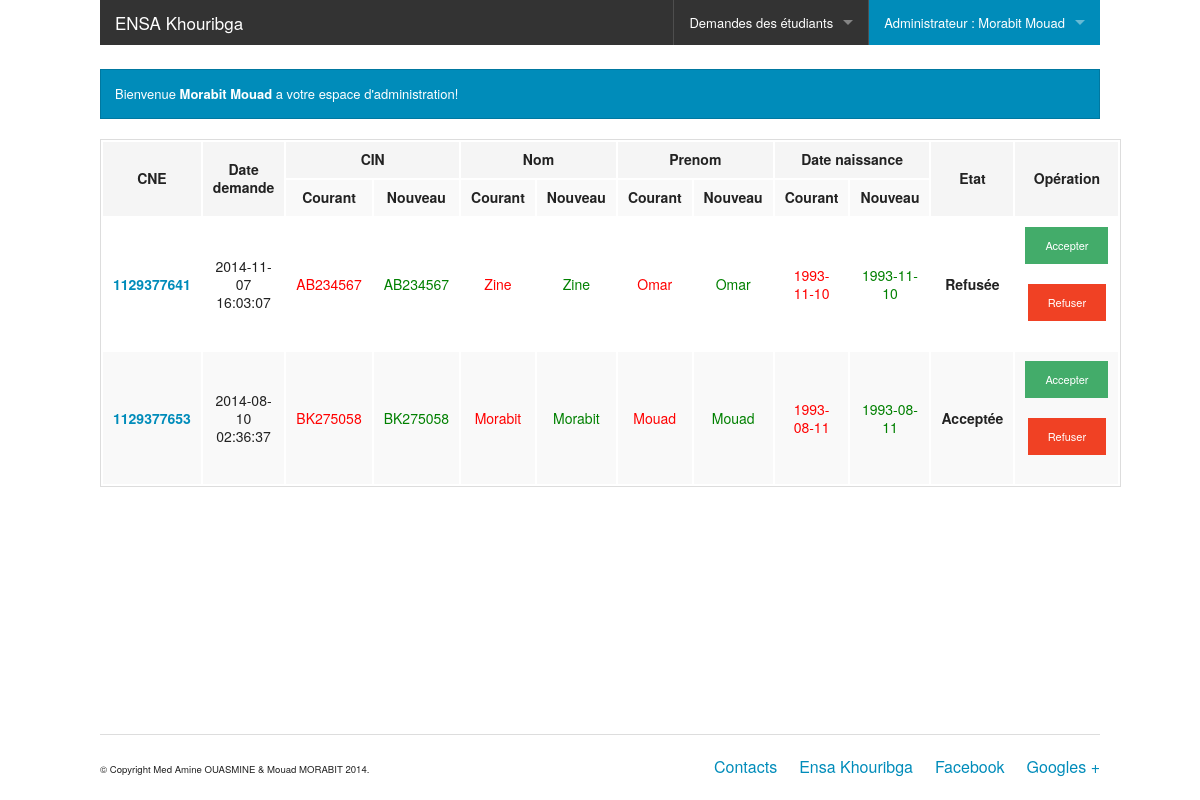
Page /?page=espace_validation_corrections (signed in) on the earlier database version.
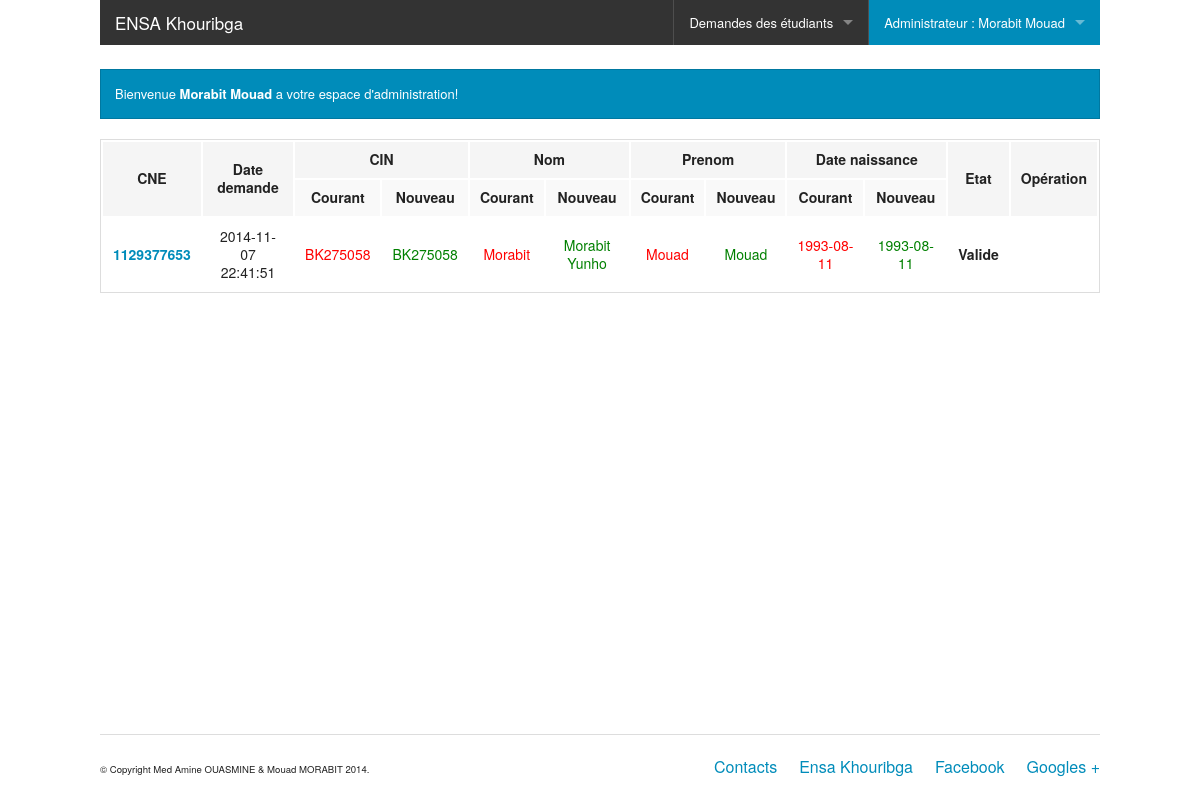
Same page on the later database version.
### tables this page shows
CREATE TABLE IF NOT EXISTS `etudiant` (
  `CNE` varchar(10) NOT NULL,
  `CIN` varchar(10) NOT NULL,
  `nom` varchar(50) NOT NULL,
  `prenom` varchar(50) NOT NULL,
  `date_naissance` date NOT NULL,
  `id_fil` varchar(4) NOT NULL,
  PRIMARY KEY (`CNE`),
  UNIQUE KEY `CIN` (`CIN`),
  KEY `id_fil` (`id_fil`)
);

CREATE TABLE IF NOT EXISTS `correction` (
  `id` int(11) NOT NULL AUTO_INCREMENT,
  `date_demandec` datetime NOT NULL,
  `cin` varchar(10) NOT NULL,
  `nom` varchar(50) NOT NULL,
  `prenom` varchar(50) NOT NULL,
  `date_naissance` date NOT NULL,
  `email` varchar(200) NOT NULL,
  `cne` varchar(10) NOT NULL,
  `etat` enum('Attente','Valide','Refus') NOT NULL DEFAULT 'Attente',
  PRIMARY KEY (`id`),
  KEY `cne` (`cne`)
);

### Metier/Database.class.php (called while the page is built)
<?php
class Database
{
	private static $bdd;
	public static function getConnection()
	{
		if(isset($bdd))
		{
			return self::$bdd;
		}
		else
		{
			try{
			self::$bdd = new PDO('mysql:host=localhost;dbname=demande_scolarite','root','');
			return self::$bdd;
			}
			catch(Exception $e)
			{
				die('Erreur base de donnee : '.$e->getMessage());
				return null;
			}
		}
	}
}
?>

### Metier/CorrectionManager.class.php (called while the page is built, shortened)
<?php
require_once('Database.class.php');
require_once('Correction.class.php');
require_once('EtudiantManager.class.php');
class CorrectionManager
{
	public static function readAll()
	{
			$rep =Database::getConnection()->query('select * from correction order by date_demandec desc');
			$corrections=array();
			while($donnes=$rep->fetch())
			{
				$corrections[]=new Correction($donnes['id'],$donnes['date_demandec'],$donnes['cin'],$donnes['nom'],$donnes['prenom'],$donnes['date_naissance'],$donnes['email'],$donnes['etat'],EtudiantManager::getById($donnes['cne']));
			}
			return $corrections;
	}
}
?>

### Metier/EtudiantManager.class.php (called while the page is built, shortened)
<?php
require_once('Etudiant.class.php');
require_once('Database.class.php');
require_once('FiliereManager.class.php');
class EtudiantManager
{
	public static function getById($cne)
		{
			$rep =Database::getConnection()->query('select * from etudiant where cne='.$cne);
			if($donnes=$rep->fetch())
			{
				$filiere = FiliereManager::getById($donnes['id_fil']);
				$etudiant = new Etudiant($donnes['nom'],$donnes['prenom'],$donnes['CNE'],$donnes['CIN'],$donnes['date_naissance'],$filiere);
				return $etudiant;
			}
			else
			{
				return null;
			}
		}
}
?>

### Metier/FiliereManager.class.php (called while the page is built, shortened)
<?php
require_once('Database.class.php');
class FiliereManager
{
	public static function getById($filiere)
		{
			$rep =Database::getConnection()->query('select * from filiere where id=\''.$filiere.'\'');
			if($donnes=$rep->fetch())
			{
				$filiere = new Filiere($donnes['id'],$donnes['libelle']);
				return $filiere;
			}
			else
			{
				return null;
			}
		}
}
?>

### Metier/Correction.class.php (called while the page is built, shortened)
<?php
require_once('Etudiant.class.php');
class Correction
{
	private $date_correction;
	private $cin;
	private $nom;
	private $prenom;
	private $date_naissance;
	private $etat;
	private $etudiant;
		public function __construct($id,$date_correction,$cin,$nom,$prenom,$date_naissance,$email,$etat,Etudiant $etudiant)
		{
			$this->date_correction= $date_correction;
			$this->cin =$cin;
			$this->nom = $nom;
			$this->prenom =$prenom;;
			$this->date_naissance = $date_naissance;
			$this->etat = $etat;
			$this->etudiant = $etudiant;
		}
		public function getDate_Correction()
		{
			return $this->date_correction;
		}
		public function getCin()
		{
			return $this->cin;
		}
		public function getDate_naissance()
		{
			return $this->date_naissance;
		}
		public function getNom()
		{
			return $this->nom;
		}
		public function getPrenom()
		{
			return $this->prenom;
		}
		public function getEtat()
		{
			return $this->etat;
		}
		public function getEtudiant()
		{
			return $this->etudiant;
		}
}
?>

### Metier/Etudiant.class.php (called while the page is built, shortened)
<?php
	require_once('Personne.class.php');
	require_once('Database.class.php');
	class Etudiant extends Personne
	{
		private $cne;
		private $cin;
		private $date_naissance;
		function __construct($nom,$prenom,$cne,$cin,$date_naissance,$filiere)
		{
			$this->cne = $cne;
			$this->cin = $cin;
			$this->date_naissance = $date_naissance;
		}
		public function getCne()
		{
			return $this->cne;
		}
		public function getCin()
		{
			return $this->cin;
		}
		public function getDate_naissance()
		{
			return $this->date_naissance;
		}
	}
?>

### Metier/Personne.class.php (called while the page is built, shortened)
<?php
abstract class Personne
{
	private $nom;
	private $prenom;
	public function __construct($nom,$prenom)
	{
	$this->nom=$nom;
	$this->prenom=$prenom;
	}
	public function getNom()
	{
		return $this->nom;
	}
	public function getPrenom()
	{
		return $this->prenom;
	}
}
?>

### Pages/espace_validation_corrections.php (the view, shortened to what this page needs)
<?php
require_once('Metier/CorrectionManager.class.php');
if(isset($_SESSION['login']))
{
?>
	<div class="row"><br></div>
	<div data-alert class="alert-box">
	  Bienvenue <strong><?php echo htmlspecialchars($_SESSION['nom'].' '.$_SESSION['prenom']);?></strong> a votre espace d'administration!
	  </div>
	<div>
		<div class="large-12 colums">
			<table id="stat" class="large-12">
			  <thead>
			    <tr>
			      <th rowspan="2">CNE</th>
				  <th rowspan="2">Date demande</th>
				  <th colspan="2">CIN</th>
				  <th colspan="2">Nom</th>
				  <th colspan="2">Prenom</th>
				  <th colspan="2">Date naissance</th>
				  <th rowspan="2">Etat</th>
				  <th rowspan="2">Opération</th>
				</tr>
				<tr>
					<th>Courant</th>
					<th>Nouveau</th>
					<th>Courant</th>
					<th>Nouveau</th>
					<th>Courant</th>
					<th>Nouveau</th>
					<th>Courant</th>
					<th>Nouveau</th>
				</tr>
			  </thead>
			  <tbody>
				<?php
				$corrections = CorrectionManager::readAll();
				for($i=0;$i<count($corrections);$i++)
				{
				?>
				<tr>
					<td><a href="?page=details_etudiant&cne=<?php echo $corrections[$i]->getEtudiant()->getCne(); ?>"><strong><?php echo $corrections[$i]->getEtudiant()->getCne(); ?></strong></a></td>
					<td><?php echo $corrections[$i]->getDate_Correction(); ?></td>
					<td class="red"><?php echo $corrections[$i]->getEtudiant()->getCin(); ?></td>
					<td class="green"><?php echo $corrections[$i]->getCin(); ?></td>
					<td class="red"><?php echo $corrections[$i]->getEtudiant()->getNom(); ?></td>
					<td class="green"><?php echo $corrections[$i]->getNom(); ?></td>
					<td class="red"><?php echo $corrections[$i]->getEtudiant()->getPrenom(); ?></td>
					<td class="green"><?php echo $corrections[$i]->getPrenom(); ?></td>
					<td class="red"><?php echo $corrections[$i]->getEtudiant()->getDate_Naissance(); ?></td>
					<td class="green"><?php echo $corrections[$i]->getDate_Naissance(); ?></td>
					<td><strong><?php echo $corrections[$i]->getEtat(); ?></strong></td>
					<td>
					<form action="#" method="post">
					<?php
					if($corrections[$i]->getEtat()!='Refus' and $corrections[$i]->getEtat()!='Valide')
					{
					?>
					 <button class="button tiny success" type="submit" name="accepter" >Accepter</button>
					 <button class="button tiny alert" type="submit" name="refuser" >Refuser</button>
					<?php
					}
					?>
					</form>
					</td>
				</tr>
				<?php
				}
				?>
			  </tbody>
			</table>
		</div>
	</div>
<?php
}
?>

### index.php (shortened to what this page needs)
<?php
require_once('Metier/EtudiantManager.class.php');
?>
<!doctype html>
<html class="no-js" lang="en">
  <head>
    <link rel="stylesheet" href="css/foundation.css" />
  </head>
  <body>
	<div class="row large-12">
  		<nav class="top-bar foundation-bar" data-topbar>
				<ul class="title-area">
					<li class="name">
					<h1><a href="?page=accueil">ENSA Khouribga</a></h1>
					</li>
				</ul>
			<section class="top-bar-section">
				<ul class="right">
					<?php
					if(isset($_SESSION['type']))
					{
					?>
						<?php
						if($_SESSION['type']=='Etudiant')
						{
						?>
					<li <?php if($_GET['page']=='espace_demandes_etudiant') echo 'class="active"' ?>><a href="?page=espace_demandes_etudiant">Demandes d'attestation</a></li>
						<?php
						}
						else
						{
						?>
						<li class="has-dropdown"><a href="#">Demandes des étudiants</a>
						</li>
						<?php
						}
						?>
					<li class=" <?php if($_GET['page']!='espace_demandes_etudiant' and $_GET['page']!='espace_validation_demandes') echo 'active' ?> has-dropdown"><a href="?page=<?php echo ($_SESSION['type']=='Etudiant')?'Espace_de_gestion_etudiant':'Espace_de_gestion_administrateur'?>"><?php echo $_SESSION['type'].' : '.htmlspecialchars($_SESSION['nom'].' '.$_SESSION['prenom']);?></a>
					</li>
					<?php
					}
					?>
				</ul>
				</section>
			</nav>
	</div>
	<div class="row">
	<div class="large-12">
	<?php
		if(isset($_GET['page']))
		{
			$page = $_GET['page'];
			switch($page)
			{
				case 'espace_validation_corrections':
				include('/Pages/espace_validation_corrections.php');
				break;
			}
		}
		else
		{
			include('/Pages/accueil.php');
		}
	?>
	</div>
	</div>
<div id="footer">
	<footer class="row">
		<div class="large-12"><hr>
			<div class="row">
				<div class="large-6 columns">
					<p><small>© Copyright  Med Amine OUASMINE & Mouad MORABIT 2014.</small></p>
				</div>
				<div class="large-6 columns">
					<ul class="inline-list right">
						<li><a href="#">Contacts</a></li>
						<li><a href="#">Ensa Khouribga</a></li>
						<li><a href="#">Facebook</a></li>
						<li><a href="#">Googles +</a></li>
					</ul>
				</div>
			</div>
		</div>
	</footer><div>
  </body>
</html>

### Pages/espace_validation_corrections.php (style rules this page uses)
#stat td,#stat th { text-align:center; }
.green { color:green; }
.red { color:red; }

Differences in the rows shown:
no longer on this page (row unchanged): etudiant: CNE "1129377641", CIN "AB234567", nom "Zine", prenom "Omar", date_naissance "1993-11-10", shows "Accepter"
removed correction: date_demandec "2014-11-07 16:03:07", etat "Refusée"
removed correction: date_demandec "2014-08-10 02:36:37", etat "Acceptée"
shown differently, row unchanged: etudiant "BK275058": nom "Morabit" → (not shown)
added correction: date_demandec "2014-11-07 22:41:51", nom "Morabit Yunho", etat "Valide"
